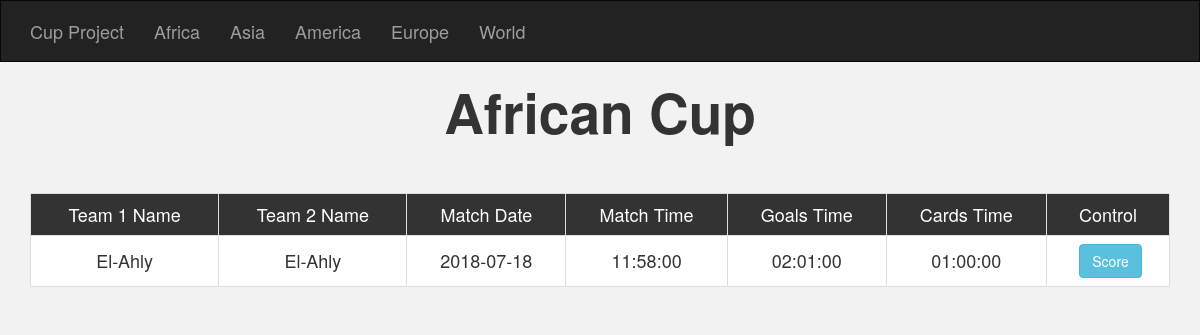
Page /score.php?cupid=1&cupname=African Cup&matchid=1 on the committed database.
### tables this page shows
CREATE TABLE `cup_schdule` (
  `ID` int(11) NOT NULL,
  `CupID` int(11) NOT NULL,
  `Team1ID` int(11) NOT NULL,
  `Team2ID` int(11) NOT NULL,
  `MatchDate` date NOT NULL,
  `MatchTime` time NOT NULL,
  `StadiumID` int(11) NOT NULL,
  `Round` smallint(6) NOT NULL
);

CREATE TABLE `team` (
  `TeamID` int(11) NOT NULL,
  `TeamName` varchar(255) NOT NULL,
  `CoachID` int(11) NOT NULL
);

CREATE TABLE `match_goal` (
  `MatchGoalID` int(11) NOT NULL,
  `MatchID` int(11) NOT NULL,
  `PlayerID` int(11) NOT NULL,
  `GoalTime` time NOT NULL
);

CREATE TABLE `match_cards` (
  `MatchCardID` int(11) NOT NULL,
  `MatchID` int(11) NOT NULL,
  `PlayerID` int(11) NOT NULL,
  `CardTime` time NOT NULL,
  `CardID` int(11) NOT NULL
);

### score.php (the view, shortened to what this page needs)
<?php
    include 'init.php';
$cupid = $_GET['cupid'];
$cupname = $_GET['cupname'];
$matchid = $_GET['matchid'];
$stmt = $con->prepare("SELECT cup_schdule.ID,
       cup_schdule.CupID,
       cup_schdule.Team1ID AS Team1ID,
       team.TeamName AS Team1Name,
       cup_schdule.Team2ID AS Team2ID,
       team.TeamName AS Team2Name,
       cup_schdule.MatchDate,
       cup_schdule.MatchTime,
       player.PlayerID,
       player.PlayerName,
       player.PlayerNumber,
       team.TeamID,
       team.TeamName,
       match_goal.GoalTime,
       match_goal.MatchID,
       match_cards.CardTime,
       match_cards.CardID,
       card_type.Card_Type,
       card_type.CardID,
       match_cards.PlayerID,
       cup.CupName,
       cup.CupID
  FROM (((((sport.match_cards match_cards
            INNER JOIN sport.player player
               ON (match_cards.PlayerID = player.PlayerID))
           INNER JOIN sport.match_goal match_goal
              ON (match_goal.PlayerID = player.PlayerID))
          INNER JOIN sport.cup_schdule cup_schdule
             ON     (match_goal.MatchID = cup_schdule.ID)
                AND (match_cards.MatchID = cup_schdule.ID))
         INNER JOIN sport.team team
            ON     (cup_schdule.Team2ID = team.TeamID)
               AND (cup_schdule.Team1ID = team.TeamID)
               AND (player.TeamID = team.TeamID))
        INNER JOIN sport.card_type card_type
           ON (match_cards.CardID = card_type.CardID))
       INNER JOIN sport.cup cup ON (cup_schdule.CupID = cup.CupID)
 WHERE (cup_schdule.ID = ?) AND (cup.CupID = ?)");
    $stmt->execute(array($cupid,$matchid));
    $rows = $stmt->fetchAll();
?>
<h2 class="text-center"><?php echo $cupname?></h2>
<div class="container">
    <div class="table-responsive text-center main-table">
        <table class="table table-bordered">
            <tr>
                <td>Team 1 Name</td>
                <td>Team 2 Name</td>
                <td>Match Date</td>
                <td>Match Time</td>
                <td>Goals Time</td>
                <td>Cards Time</td>
                <td>Control</td>
            </tr>
            <?php
            foreach ($rows as $row){
                echo '<tr>';
                echo '<td>' . $row['Team1Name']    . '</td>';
                echo '<td>' . $row['Team2Name']    . '</td>';
                echo '<td>' . $row['MatchDate']    . '</td>';
                echo '<td>' . $row['MatchTime']    . '</td>';
                echo '<td>' . $row['GoalTime']    . '</td>';
                echo '<td>' . $row['CardTime']    . '</td>';
                echo '<td>
                        <a href="score.php?cupid='.$row['CupID'].'&matchid='.$row['MatchID'].'" class="btn btn-info">Score</a>
                    </td>';
                echo '</tr>';
            }
            ?>
        </table>
    </div>
</div>
<?php include $tpl . 'footer.php';?>

### layout/css/backend.css (style rules this page uses)
body { font-size:18px;background-color:#f2f2f2; }
h2 { font-weight:bold; font-size:55px; color:#333; margin-bottom:50px; }
.table>tbody>tr>td, .table>tbody>tr>th, .table>tfoot>tr>td, .table>tfoot>tr>th, .table>thead>tr>td, .table>thead>tr>th { vertical-align: middle; }
.main-table tr:first-child { background-color:#333; color:#fff; }
.table { background: #fff; }
.main-table .btn { margin-left:5px; }

### rows in the picture
cup_schdule: Team1ID.TeamName "El-Ahly", MatchDate "2018-07-18", MatchTime "11:58:00", match_goal.GoalTime "02:01:00", match_cards.CardTime "01:00:00"

### other values in the picture
lang('CUP PROJECT') "Cup Project"
$cupname "African Cup"
